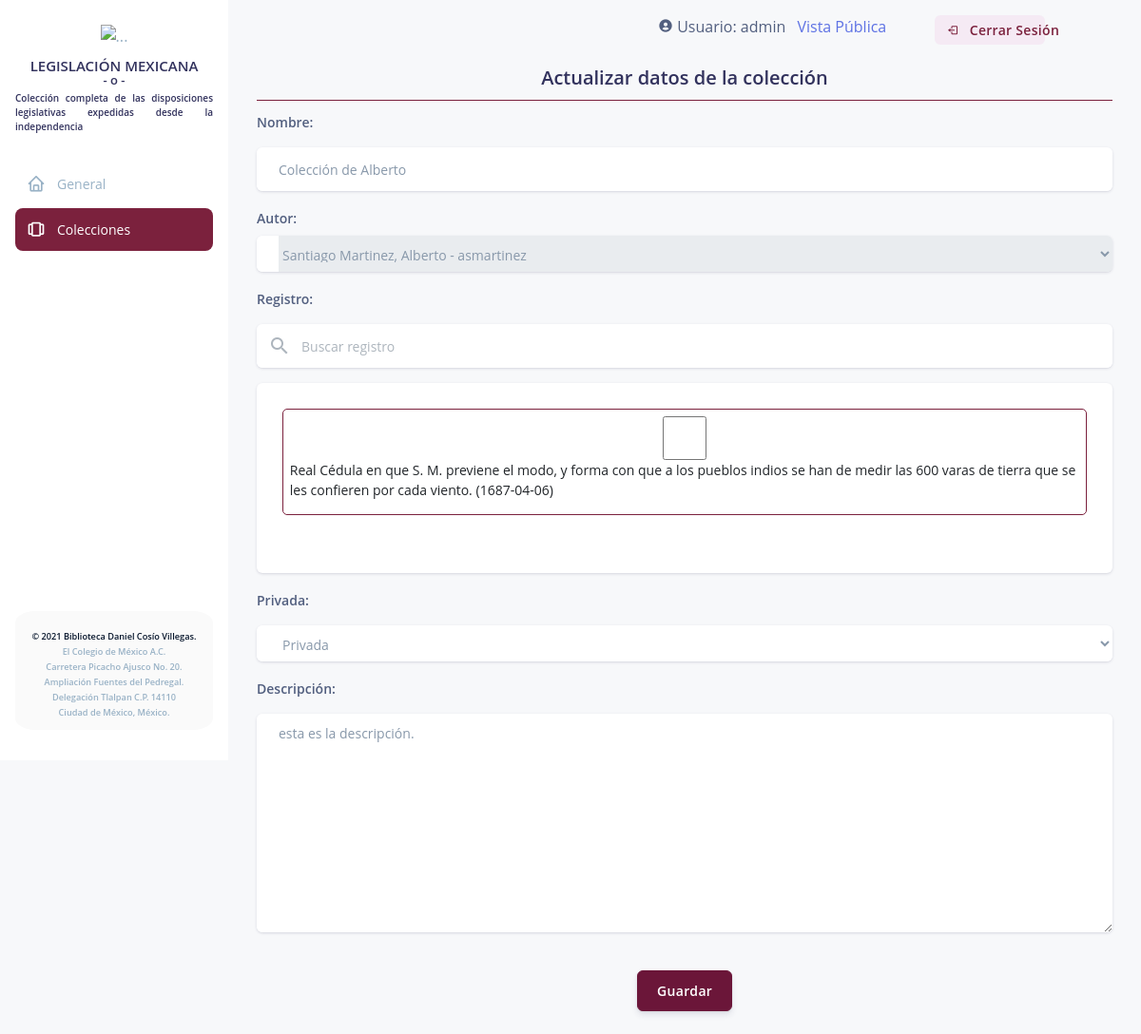
The page /colectionsupdate/1 (signed in) on the database its author committed.
### Modules/Coleccion/models.py (models this page shows)
class Coleccion(models.Model):
    idcoleccion = models.AutoField(primary_key=True)
    nombre = models.CharField(max_length=100)
    fecha_creacion = models.DateField(auto_now_add=True)
    privada = models.IntegerField(default=1)
    activa = models.IntegerField(default=1)
    persona = ForeignKey(Perfil, related_name='%(class)s_requests_created', null=False, blank=False, on_delete=models.CASCADE)
    registro = ManyToManyField(Registro, blank=True, null=True)
    descripcion = models.TextField()
    modificado = ForeignKey(Perfil, related_name='%(class)s_requests_modified',null= False, blank=False, on_delete= models.CASCADE)
    fecha_modificacion = models.DateField(auto_now_add=True)

### Modules/Usuario/models.py (models this page shows)
class Perfil(models.Model):
    idPerfil = models.AutoField(primary_key=True)
    nombre = models.CharField(max_length=150)
    ape_paterno = models.CharField(max_length=100)
    ape_materno = models.CharField(max_length=100)
    fecha_alta = models.DateField(auto_now_add=True)
    usuario = models.OneToOneField(User, null=False, blank=False, on_delete=models.CASCADE)
    def nombreCompleto(self):
        nombre = "{0} {1}, {2}"
        return nombre.format(self.ape_paterno, self.ape_materno, self.nombre)
    def __str__(self):
        txt = "{0} - {1}"
        return txt.format(self.nombreCompleto(), self.usuario)

### Modules/Coleccion/views.py (the view, shortened to what this page needs)
# urls.py: path('colectionsupdate/<int:pk>', ColeccionesUpdateView.as_view(), name= 'colectionsupdate'),
class ColeccionesUpdateView(SuccessMessageMixin, UpdateView):
    form_class = ColectionForm
    model = Coleccion
    template_name = 'colecciones/create_colection.html'
    success_message = 'La coleccion se actualizó correctamente'
    success_url = '/colections'
    @method_decorator(login_required)
    def dispatch(self, request, *args, **kwargs):
        return super(ColeccionesUpdateView, self).dispatch(request, *args, **kwargs)
    def get_context_data(self, **kwargs):
        context = super(ColeccionesUpdateView, self).get_context_data(**kwargs)
        context['title'] = 'Actualizar datos de la colección'
        context['is_create'] = False
        coleccion =  Coleccion.objects.get(idcoleccion = self.request.resolver_match.kwargs['pk'])
        context['user'] = coleccion.persona
        return context

### Modules/Coleccion/forms.py
class ColectionForm(forms.ModelForm):
    privada = forms.ChoiceField(choices = TYPE_CHOICES)
    registro = forms.ModelMultipleChoiceField(widget=forms.CheckboxSelectMultiple, queryset=Registro.objects.all(), required=False)
    def __init__(self, *args, **kwargs):
        super(ColectionForm,self).__init__(*args, **kwargs)
    class Meta:
        model = Coleccion
        fields = [
            'nombre',
            'registro',
            'privada',
            'descripcion',
        ]
        labels = {
            'nombre': 'Nombre',
            'registro': 'Selecciona los Registros',
            'privada': 'Tipo de coleccion',
            'descripcion': 'Descripción'
        }
        widgets = {
            'nombre': forms.TextInput(attrs={'class': 'form-control'}),
            'descripcion': forms.Textarea(attrs={'class':'form-control'})
        }

### Modules/Registro/models.py (called while the page is built)
    def __str__(self):
        txt = "{0} ({1})"
        return txt.format(self.titulo, self.fecha)

### legmex/templates/colecciones/create_colection.html (shortened to what this page needs)
{% extends "admin.html" %}
{% load widget_tweaks%}
{%load static%}
{% block content %}
    <div class='container'>
        <form role="form" method='POST' class="form-auth sign-in-form" enctype='multipart/form-data'>
            <div class="col-12 text-center admin-head">
                <h2 class="title">{{title}}</h2>
            </div>
            <div class="w-100 mb-3 m-width form-group">
            <label for='nombre' class="form-control-label">{{ form.nombre.label_tag }}</label>
                <div class="input-group-alternative input-group">
                    <div class="input-group-prepend">
                        <span class="input-group-text">
                        </span>
                    </div>
                    {{form.nombre}}
                </div>
            </div>
            <div class="w-100 mb-3 m-width form-group">
                <label class="form-control-label">Autor:</label>
                <div class="input-group-alternative input-group">
                    <div class="input-group-prepend">
                        <span class="input-group-text">
                        </span>
                    </div>
                    <select required disabled class="form-control" >
                        <option >{{user}}</option>
                    </select>
                </div>
            </div>
            <div class="w-100 mb-3 m-width">
                <label class="form-control-label">{{form.registro.label_tag}}</label>
                <div class="input-group-alternative input-group">
                    <div class="input-group-prepend">
                        <span class="input-group-text">
                            <span class="material-icons">search</span>
                        </span>
                    </div>
                    <input class="form-control" type="text" id="search-register" placeholder="Buscar registro"/>
                </div>
                <div class="mt-3 input-group-alternative input-group form-control list-register" >
                    {{form.registro}}
                </div>
            </div>
            <div class="w-100 mb-3 m-width form-group">
                <label for='nombre' class="form-control-label">{{ form.privada.label_tag }}</label>
                <div class="input-group-alternative input-group">
                    <div class="input-group-prepend">
                        <span class="input-group-text">
                        </span>
                    </div>
                    {{form.privada|attr:'class:form-control'}}
                </div>
            </div>
            <div class="w-100 mb-3 m-width form-group">
            <label for='nombre' class="form-control-label">{{ form.descripcion.label_tag }}</label>
                <div class="input-group-alternative input-group">
                    <div class="input-group-prepend">
                        <span class="input-group-text">
                        </span>
                    </div>
                    {{form.descripcion}}
                </div>
            </div>
            <div class="text-center">
                <button type="submit" class="my-4 btn btn-default">Guardar</button>
            </div>
        </form>
    </div>
{% endblock content %}

### legmex/templates/admin.html (shortened to what this page needs)
{% load static %}
<!DOCTYPE html>
<html>
<head>
    <link rel="stylesheet" href="https://maxcdn.bootstrapcdn.com/bootstrap/4.0.0/css/bootstrap.min.css">
    <link href='https://unpkg.com/boxicons@2.0.9/css/boxicons.min.css' rel='stylesheet'>
    <link rel="stylesheet" href="{% static 'css/argon-dashboard-react.css' %}" />
    <link rel="stylesheet" href="{% static 'css/admin.css'%}" />
    <link rel="stylesheet" href="{% static 'css/jquery-tagsinput.min.css'%}" />
    <link rel="stylesheet" href="//code.jquery.com/ui/1.12.1/themes/base/jquery-ui.css">
    <link rel="stylesheet" href="{% static 'css/bootstrap-multiselect.css' %}" />
</head>
<body>
    <div id="root">
        <div class="main-content">
            <div class="lateral-nav white-bg" id="navbar">
                <nav class="navbar__custom">
                    <div>
                        <div class="nav__brand m-b-1"><img src="{% static 'media/img/logooficial.svg' %}" class="wth-100"
                                alt="..."></div>
                        <div>
                            <h4 class="t-center l-height">LEGISLACIÓN MEXICANA</h4>
                            <h5 class="t-center l-height">- o -</h5>
                            <h6 class="t-justify m-b-30 ">Colección completa de las disposiciones legislativas expedidas
                                desde la independencia</h6>
                        </div>
                        <div class="nav__list">
                            <a class="nav__link nav-link" id="home" href="/administrator" aria-current="page">
                                <i class="bx bx-home nav__icon"></i>
                                <span class="nav__name">General</span>
                            </a>
                            <a class="nav__link nav-link" id="coleccion" href="/colections">
                                <i class="bx bx-carousel nav__icon"></i>
                                <span class="nav__name">Colecciones</span>
                            </a>
                        </div>
                    </div>
                    <div class="footer-line footer-card"><a href="https://biblioteca.colmex.mx/" class="nav__footer">©
                            2021 Biblioteca Daniel Cosío Villegas.</a><br><span class="span__footer">El Colegio de
                            México A.C.</span><br><span class="span__footer">Carretera Picacho Ajusco No.
                            20.</span><br><span class="span__footer">Ampliación Fuentes del Pedregal.</span><br><span
                            class="span__footer">Delegación Tlalpan C.P. 14110</span><br><span
                            class="span__footer">Ciudad de México, México.</span></div>
                </nav>
            </div>
            <div class="container">
                <div class="session justify-content-end row">
                    <div class="col-4">
                        <i class="bx bxs-user-circle"></i>
                        Usuario: {{request.user.username}}
                         <a class="pl-2" href="{% url 'base' %}">Vista Pública</a>
                    </div>
                    <div class="col-5 col-md-3 col-xl-2">
                        <a class="btn btn-light-primary btn-sm nav-link" id="login12" href="{% url 'logout' %}">
                            <i class="bx bx-log-out"></i>
                            <span class="nav__name">Cerrar Sesión</span>
                        </a>
                    </div>
                </div>
                    {% block content %}
                    {% endblock %}
            </div>
        </div>
    </div>
</body>
</html>

### legmex/static/css/admin.css (style rules this page uses)
body { background: rgb(247, 248, 250); }
.admin-head { margin-bottom: 10px; border-bottom: 1px solid #7b213d; }
.list-register { height: 200px; overflow-x: auto; }

### rows shown on the page
Coleccion: nombre "Colección de Alberto", privada "Privada", descripcion "esta es la descripción."
Perfil: ape_paterno+ape_materno+nombre "Santiago Martinez, Alberto - asmartinez"

### other values the page prints
{{ request.user.username }} "admin"
{{ title }} "Actualizar datos de la colección"
